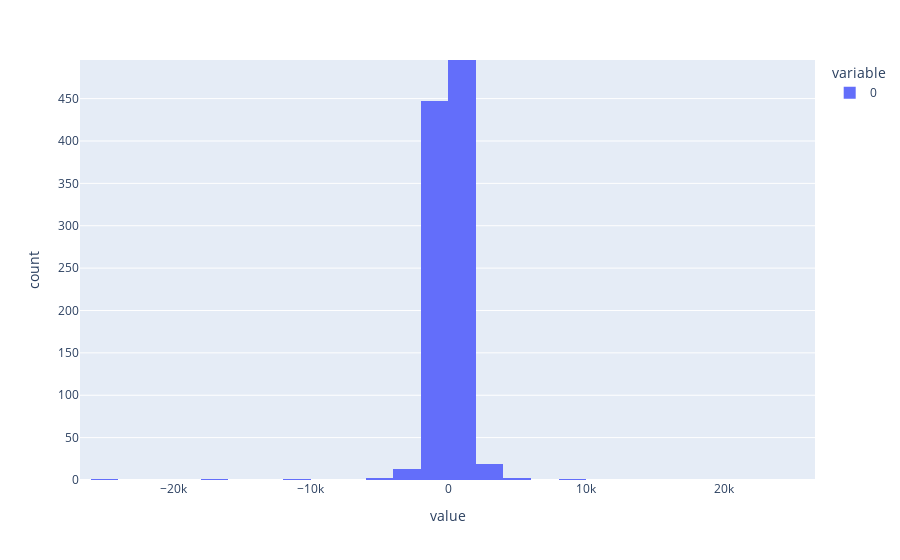

Notebook cell for this chart:
### Code cell
# Parameters
# p = number of lag observations included in the model
# d = number of times that the raw observations are differenced (degree of differencing)
# q = size of moving average window (order of moving average)

model = ARIMA(series, order=(15,5,15))
model_fit = model.fit()

#print(model_fit.summary())

residuals = pd.DataFrame(model_fit.resid)
#residuals.plot()

residual_data = residuals.reset_index()
residual_data.reset_index(inplace = True)

px.line(x = residual_data['index'], y = residual_data[0])

px.histogram(residual_data[0])

### Figure 1 — Plotly figure (JSON) as saved in the notebook; plotly's stock layout.template omitted (floating-point values rounded to 4 significant figures; data arrays with more than 128 entries replaced by an {"elided": "..."} marker saying what was removed)
{"data": [{"alignmentgroup": "True", "bingroup": "x", "hovertemplate": "variable=0<br>value=%{x}<br>count=%{y}<extra></extra>", "legendgroup": "0", "marker": {"color": "#636efa", "pattern": {"shape": ""}}, "name": "0", "offsetgroup": "0", "orientation": "v", "showlegend": true, "type": "histogram", "x": {"elided": "987 float values"}, "xaxis": "x", "yaxis": "y"}], "layout": {"autosize": true, "barmode": "relative", "legend": {"title": {"text": "variable"}, "tracegroupgap": 0}, "margin": {"t": 60}, "xaxis": {"anchor": "y", "autorange": false, "domain": [0, 1], "range": [-26800.0, 26650.0], "title": {"text": "value"}, "type": "linear"}, "yaxis": {"anchor": "x", "autorange": false, "domain": [0, 1], "range": [0, 495.6], "title": {"text": "count"}}}}
